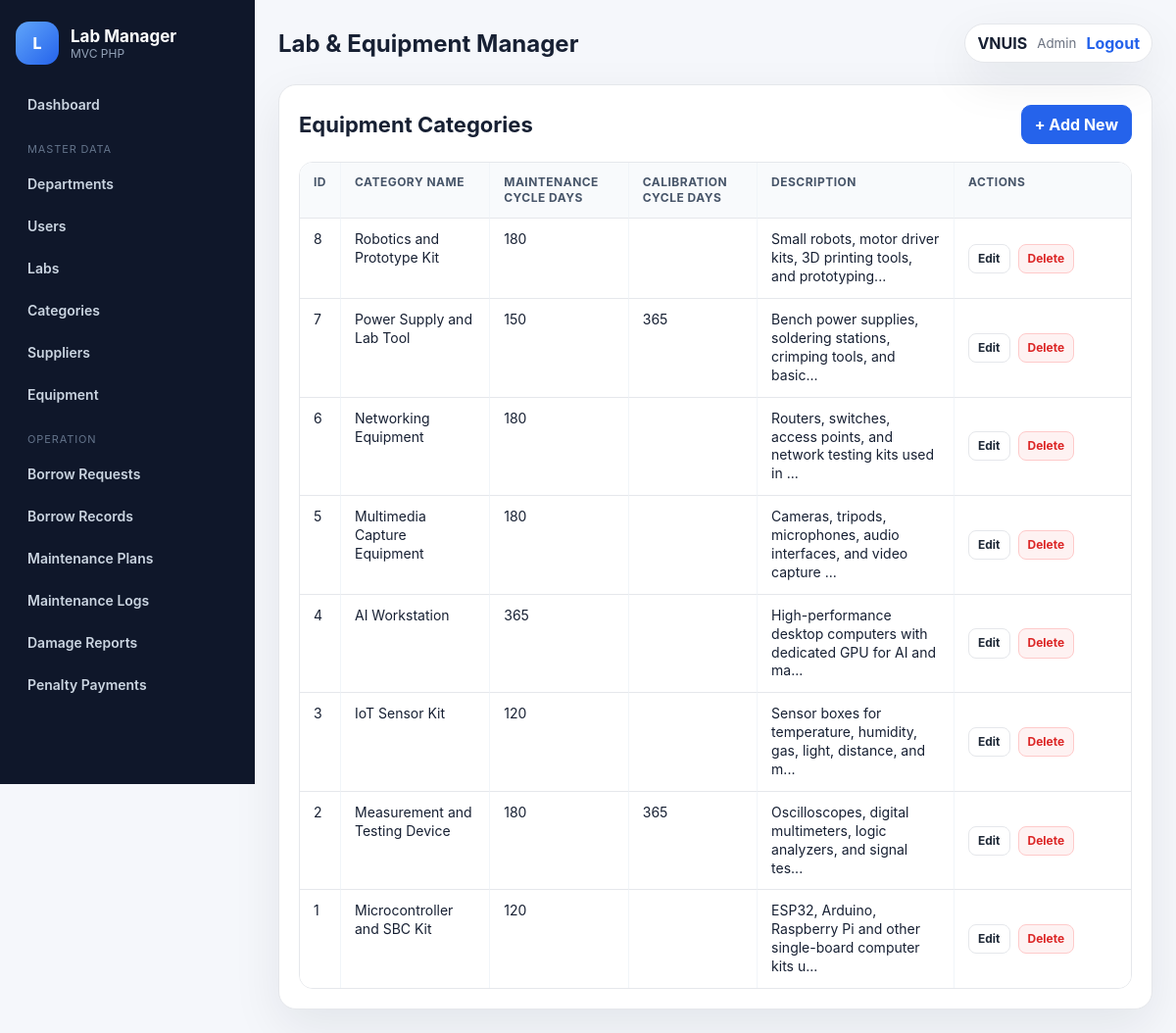
The page /index.php?route=equipment_categories/index (signed in) on the database its author committed.
### tables this page shows
CREATE TABLE equipment_categories (
    id INT AUTO_INCREMENT PRIMARY KEY,
    category_name VARCHAR(120) NOT NULL UNIQUE,
    description TEXT,
    maintenance_cycle_days INT NULL,
    calibration_cycle_days INT NULL,

    CONSTRAINT chk_category_maintenance_cycle
        CHECK (maintenance_cycle_days IS NULL OR maintenance_cycle_days > 0),

    CONSTRAINT chk_category_calibration_cycle
        CHECK (calibration_cycle_days IS NULL OR calibration_cycle_days > 0)
);

### app/core/Controller.php (called while the page is built, shortened)
<?php
class Controller
{
    public function __construct()
    {
        $this->pdo = Database::getConnection();
    }
    protected function view(string $view, array $data = []): void
    {
        extract($data);
        require BASE_PATH . '/app/views/layouts/header.php';
        require BASE_PATH . '/app/views/' . $view . '.php';
        require BASE_PATH . '/app/views/layouts/footer.php';
    }
}

### app/controllers/CrudController.php (called while the page is built, shortened)
<?php
class CrudController extends Controller
{
    protected string $moduleKey;
    protected array $schema;
    protected BaseModel $model;
    public function __construct(string $moduleKey)
    {
        parent::__construct();
        $this->moduleKey = $moduleKey;
        $this->schema = Schema::get($moduleKey);
        $this->model = new BaseModel($this->pdo);
    }
    public function index(): void
    {
        $where = $this->studentWhere();
        $rows = $this->model->getAll($this->schema, $where);
        $options = $this->loadRelationOptions();
        $this->view('crud/index', [
            'moduleKey' => $this->moduleKey,
            'schema' => $this->schema,
            'rows' => $rows,
            'options' => $options,
            'canCreate' => $this->can('create'),
            'canEdit' => $this->can('edit'),
            'canDelete' => $this->can('delete'),
        ]);
    }
    protected function can(string $action): bool
    {
        $roles = $this->schema['roles'][$action] ?? [];
        return Auth::check() && in_array(Auth::role(), $roles, true);
    }
    protected function studentWhere(): ?array
    {
        if (!Auth::isStudent()) return null;
        return null;
    }
    protected function loadRelationOptions(): array
    {
        $options = [];
        return $options;
    }
}

### index.php (called while the page is built, shortened)
<?php
require_once __DIR__ . '/config/config.php';
require_once BASE_PATH . '/app/core/Database.php';
require_once BASE_PATH . '/app/core/Auth.php';
require_once BASE_PATH . '/app/core/Controller.php';
require_once BASE_PATH . '/app/core/Schema.php';
require_once BASE_PATH . '/app/models/BaseModel.php';
require_once BASE_PATH . '/app/controllers/CrudController.php';
$route = $_GET['route'] ?? (Auth::check() ? 'dashboard/index' : 'auth/login');
[$module, $action] = array_pad(explode('/', $route, 2), 2, 'index');
$controller = new $controllerClass();
$method = $action === 'view' ? 'viewAction' : $action;
$controller->$method();

### app/models/BaseModel.php (called while the page is built, shortened)
<?php
class BaseModel
{
    protected PDO $pdo;
    public function __construct(PDO $pdo)
    {
        $this->pdo = $pdo;
    }
    public function getAll(array $schema, ?array $where = null): array
    {
        $table = $schema['table'];
        $sql = "SELECT * FROM `$table`";
        $params = [];
        $sql .= " ORDER BY id DESC";
        $stmt = $this->pdo->prepare($sql);
        $stmt->execute($params);
        return $stmt->fetchAll();
    }
}

### app/core/Database.php (called while the page is built, shortened)
<?php
class Database
{
    private static ?PDO $pdo = null;
    public static function getConnection(): PDO
    {
        $dsn = 'mysql:host=' . DB_HOST . ';dbname=' . DB_NAME . ';charset=' . DB_CHARSET;
        try {
            self::$pdo = new PDO($dsn, DB_USER, DB_PASS, [
                PDO::ATTR_ERRMODE => PDO::ERRMODE_EXCEPTION,
                PDO::ATTR_DEFAULT_FETCH_MODE => PDO::FETCH_ASSOC,
                PDO::ATTR_EMULATE_PREPARES => false,
            ]);
            self::ensureLatestSchema(self::$pdo);
            return self::$pdo;
        } catch (PDOException $e) {
            if (AUTO_INSTALL_DATABASE && strpos($e->getMessage(), 'Unknown database') !== false) {
                self::installDatabase();
                self::$pdo = new PDO($dsn, DB_USER, DB_PASS, [
                    PDO::ATTR_ERRMODE => PDO::ERRMODE_EXCEPTION,
                    PDO::ATTR_DEFAULT_FETCH_MODE => PDO::FETCH_ASSOC,
                    PDO::ATTR_EMULATE_PREPARES => false,
                ]);
                return self::$pdo;
            }
            die('Database connection failed: ' . $e->getMessage());
        }
    }
    private static function ensureLatestSchema(PDO $pdo): void
    {
        try {
            $stmt = $pdo->query("SHOW COLUMNS FROM users LIKE 'student_code'");
            $hasStudentCode = (bool)$stmt->fetch();
        } catch (Throwable $e) {
            self::installDatabase();
            self::$pdo = null;
        }
    }
}

### app/controllers/EquipmentCategoriesController.php (called while the page is built)
<?php
class EquipmentCategoriesController extends CrudController
{
    public function __construct()
    {
        parent::__construct('equipment_categories');
    }
}

### app/core/Schema.php (called while the page is built, shortened)
<?php
class Schema
{
    public static function get(string $key): array
    {
        $all = self::all();
        return $all[$key];
    }
}

### app/core/Auth.php (called while the page is built, shortened)
<?php
class Auth
{
    public static function role(): ?string
    {
        return $_SESSION['user']['role'] ?? null;
    }
    public static function isStudent(): bool
    {
        return self::role() === 'student';
    }
}

### config/config.php (called while the page is built, shortened)
<?php
function app_base_path(): string
{
    $scriptName = str_replace('\\', '/', $_SERVER['SCRIPT_NAME'] ?? '/index.php');
    $dir = rtrim(dirname($scriptName), '/');
    return ($dir === '.' || $dir === '/') ? '' : $dir;
}
function current_origin(): string
{
    $host = $_SERVER['HTTP_HOST'] ?? 'localhost';
    $https = (!empty($_SERVER['HTTPS']) && $_SERVER['HTTPS'] !== 'off');
    $scheme = $https ? 'https' : 'http';
    return $scheme . '://' . $host;
}
function base_url(): string
{
    return current_origin() . app_base_path();
}
function url(string $route = '', array $params = []): string
{
    $query = array_merge(['route' => $route], $params);
    return base_url() . '/index.php?' . http_build_query($query);
}
function e($value): string
{
    return htmlspecialchars((string)$value, ENT_QUOTES, 'UTF-8');
}

### app/views/crud/index.php (the view, shortened to what this page needs)
<section class="panel">
    <div class="panel-header">
        <div>
            <h2><?= e($schema['title']) ?></h2>
        </div>
        <?php if ($canCreate): ?>
            <a class="btn btn-primary" href="<?= url($moduleKey . '/create') ?>">+ Add New</a>
        <?php endif; ?>
    </div>
    <div class="table-responsive">
        <table class="data-table">
            <thead>
                <tr>
                    <?php foreach ($schema['list'] as $col): ?>
                        <th><?= e(ucwords(str_replace('_',' ', $col))) ?></th>
                    <?php endforeach; ?>
                    <th class="actions-col">Actions</th>
                </tr>
            </thead>
            <tbody>
                <?php foreach ($rows as $row): ?>
                    <tr>
                        <?php foreach ($schema['list'] as $col): ?>
                            <td>
                                <?php
                                    $value = $row[$col] ?? '';
                                    if (isset($options[$col]) && $value !== null) {
                                        echo e($options[$col][(string)$value] ?? ('#' . $value));
                                    } elseif ($col === 'status' || str_ends_with($col, '_status') || $col === 'role') {
                                        echo '<span class="badge badge-' . e((string)$value) . '">' . e((string)$value) . '</span>';
                                    } else {
                                        echo e(mb_strimwidth((string)$value, 0, 70, '...'));
                                    }
                                ?>
                            </td>
                        <?php endforeach; ?>
                        <td class="actions-cell"><div class="actions">
                            <?php if ($canEdit): ?>
                                <a class="btn btn-sm" href="<?= url($moduleKey . '/edit', ['id'=>$row['id']]) ?>">Edit</a>
                            <?php endif; ?>
                            <?php if ($canDelete): ?>
                                <a class="btn btn-sm btn-danger" onclick="return confirm('Delete this record?')" href="<?= url($moduleKey . '/delete', ['id'=>$row['id']]) ?>">Delete</a>
                            <?php endif; ?>
                        </div></td>
                    </tr>
                <?php endforeach; ?>
            </tbody>
        </table>
    </div>
</section>

### public/assets/css/app.css (style rules this page uses)
:root { --bg: #f5f7fb; --panel: #ffffff; --text: #172033; --muted: #6b7280; --line: #e5e7eb; --primary: #2563eb; --primary-dark: #1e40af; --success: #059669; --warning: #d97706; --danger: #dc2626; --shadow: 0 18px 50px rgba(15, 23, 42, .08); }
* { box-sizing: border-box; }
body { margin: 0; font-family: Inter, Segoe UI, Roboto, Arial, sans-serif; background: var(--bg); color: var(--text); }
a { color: inherit; text-decoration: none; }
.stat-card, .panel, .login-card { background: var(--panel); border: 1px solid var(--line); border-radius: 18px; box-shadow: var(--shadow); }
.panel { padding: 20px; }
.panel-header { display:flex; align-items:flex-start; justify-content:space-between; gap: 16px; margin-bottom: 18px; }
.panel-header h2 { margin: 0; font-size: 22px; }
.table-responsive { width: 100%; overflow-x: auto; border: 1px solid var(--line); border-radius: 14px; }
.data-table { width: 100%; border-collapse: collapse; background: #fff; }
.data-table th, .data-table td { padding: 12px 14px; border-bottom: 1px solid var(--line); text-align: left; font-size: 14px; vertical-align: top; }
.data-table th { background: #f8fafc; color: #475569; font-size: 12px; text-transform: uppercase; letter-spacing: .04em; }
.actions-col { min-width: 260px; }
.actions { display:flex; flex-wrap: wrap; gap: 6px; }
.btn { display:inline-flex; align-items:center; justify-content:center; border: 1px solid var(--line); background: #fff; color: #1f2937; padding: 9px 13px; border-radius: 10px; font-weight: 700; cursor: pointer; transition: .15s ease; }
.btn-sm { padding: 6px 9px; font-size: 12px; border-radius: 8px; }
.btn-primary { background: var(--primary); color: #fff; border-color: var(--primary); }
.btn-danger { background: #fef2f2; color: var(--danger); border-color: #fecaca; }
.panel-header { align-items: center; }
.table-responsive { overflow-x: auto; }
.data-table { border-collapse: separate; border-spacing: 0; table-layout: auto; }
.data-table th, .data-table td { display: table-cell; border-bottom: 1px solid var(--line); line-height: 1.35; }
.data-table th:not(:last-child), .data-table td:not(:last-child) { border-right: 1px solid #f1f5f9; }
.data-table tbody tr:last-child td { border-bottom: 0; }
.actions-col, .actions-cell { min-width: 180px; width: 1%; white-space: nowrap; }
.actions-cell { vertical-align: middle !important; }
.actions { display: flex; align-items: center; flex-wrap: nowrap; gap: 8px; }

### rows shown on the page
equipment_categories: id "8", category_name "Robotics and Prototype Kit", maintenance_cycle_days "180", description "Small robots, motor driver kits, 3D printing tools, and prototyping..."
equipment_categories: id "7", category_name "Power Supply and Lab Tool", maintenance_cycle_days "150", calibration_cycle_days "365", description "Bench power supplies, soldering stations, crimping tools, and basic..."
equipment_categories: id "6", category_name "Networking Equipment", maintenance_cycle_days "180", description "Routers, switches, access points, and network testing kits used in ..."
equipment_categories: id "5", category_name "Multimedia Capture Equipment", maintenance_cycle_days "180", description "Cameras, tripods, microphones, audio interfaces, and video capture ..."
equipment_categories: id "4", category_name "AI Workstation", maintenance_cycle_days "365", description "High-performance desktop computers with dedicated GPU for AI and ma..."
equipment_categories: id "3", category_name "IoT Sensor Kit", maintenance_cycle_days "120", description "Sensor boxes for temperature, humidity, gas, light, distance, and m..."
equipment_categories: id "2", category_name "Measurement and Testing Device", maintenance_cycle_days "180", calibration_cycle_days "365", description "Oscilloscopes, digital multimeters, logic analyzers, and signal tes..."
equipment_categories: id "1", category_name "Microcontroller and SBC Kit", maintenance_cycle_days "120", description "ESP32, Arduino, Raspberry Pi and other single-board computer kits u..."

### other values the page prints
APP_NAME "Lab & Equipment Manager"
$user['full_name'] "VNUIS"
$user['role'] "Admin"
$schema['title'] "Equipment Categories"
str_replace('_',' ', $col) "ID"
str_replace('_',' ', $col) "CATEGORY NAME"
str_replace('_',' ', $col) "MAINTENANCE CYCLE DAYS"
str_replace('_',' ', $col) "CALIBRATION CYCLE DAYS"
str_replace('_',' ', $col) "DESCRIPTION"
